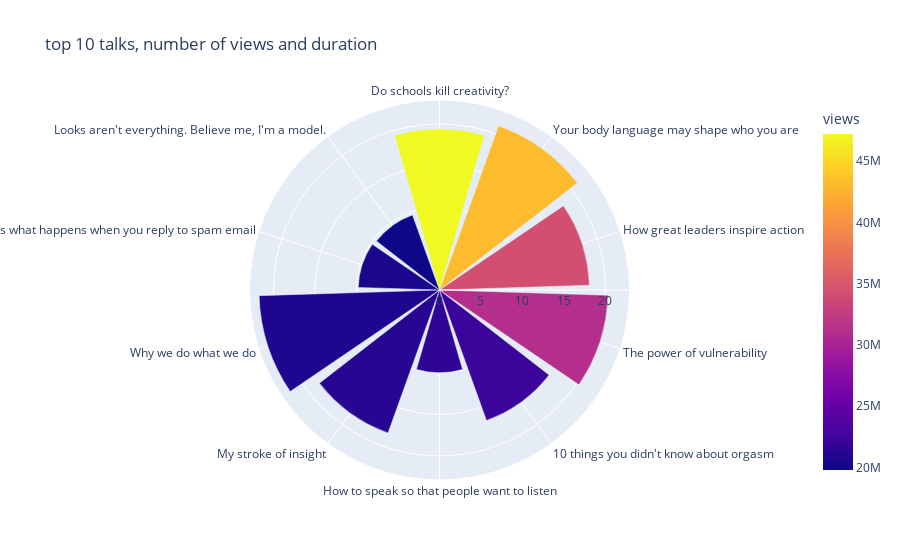

The code cell stored with this chart in its notebook:
### Markdown cell above
### ▶ Checking the distribution of view, comments, and duration

### Code cell
views = df1.sort_values(by = 'views', ascending = False).head(10).reset_index()


fig = px.bar_polar(views, 
                   r="duration", 
                   theta="title", 
                   color="views",
                   color_discrete_sequence= px.colors.sequential.Plasma_r,
                   title="top 10 talks, number of views and duration"
                  )
fig.show()

### Figure 1 — Plotly figure (JSON) as saved in the notebook; plotly's stock layout.template omitted (floating-point values rounded to 4 significant figures)
{"data": [{"hovertemplate": "duration=%{r}<br>title=%{theta}<br>views=%{marker.color}<extra></extra>", "legendgroup": "", "marker": {"color": [47227110, 43155405, 34309432, 31168150, 22270883, 21594632, 21190883, 20685401, 20475972, 19787465], "coloraxis": "coloraxis", "pattern": {"shape": ""}}, "name": "", "r": [19.4, 21.03, 18.07, 20.32, 16.72, 9.97, 18.32, 21.75, 9.8, 9.62], "showlegend": false, "subplot": "polar", "theta": ["Do schools kill creativity?", "Your body language may shape who you are", "How great leaders inspire action", "The power of vulnerability", "10 things you didn't know about orgasm", "How to speak so that people want to listen", "My stroke of insight", "Why we do what we do", "This is what happens when you reply to spam email", "Looks aren't everything. Believe me, I'm a model."], "type": "barpolar"}], "layout": {"polar": {"domain": {"x": [0, 1], "y": [0, 1]}, "angularaxis": {"direction": "clockwise", "rotation": 90, "type": "category"}, "radialaxis": {"type": "linear", "autorange": true, "range": [0, 22.89]}}, "coloraxis": {"colorbar": {"title": {"text": "views"}}, "colorscale": [[0, "#0d0887"], [0.1111, "#46039f"], [0.2222, "#7201a8"], [0.3333, "#9c179e"], [0.4444, "#bd3786"], [0.5556, "#d8576b"], [0.6667, "#ed7953"], [0.7778, "#fb9f3a"], [0.8889, "#fdca26"], [1, "#f0f921"]]}, "legend": {"tracegroupgap": 0}, "title": {"text": "top 10 talks, number of views and duration"}, "barmode": "relative", "autosize": true}}
